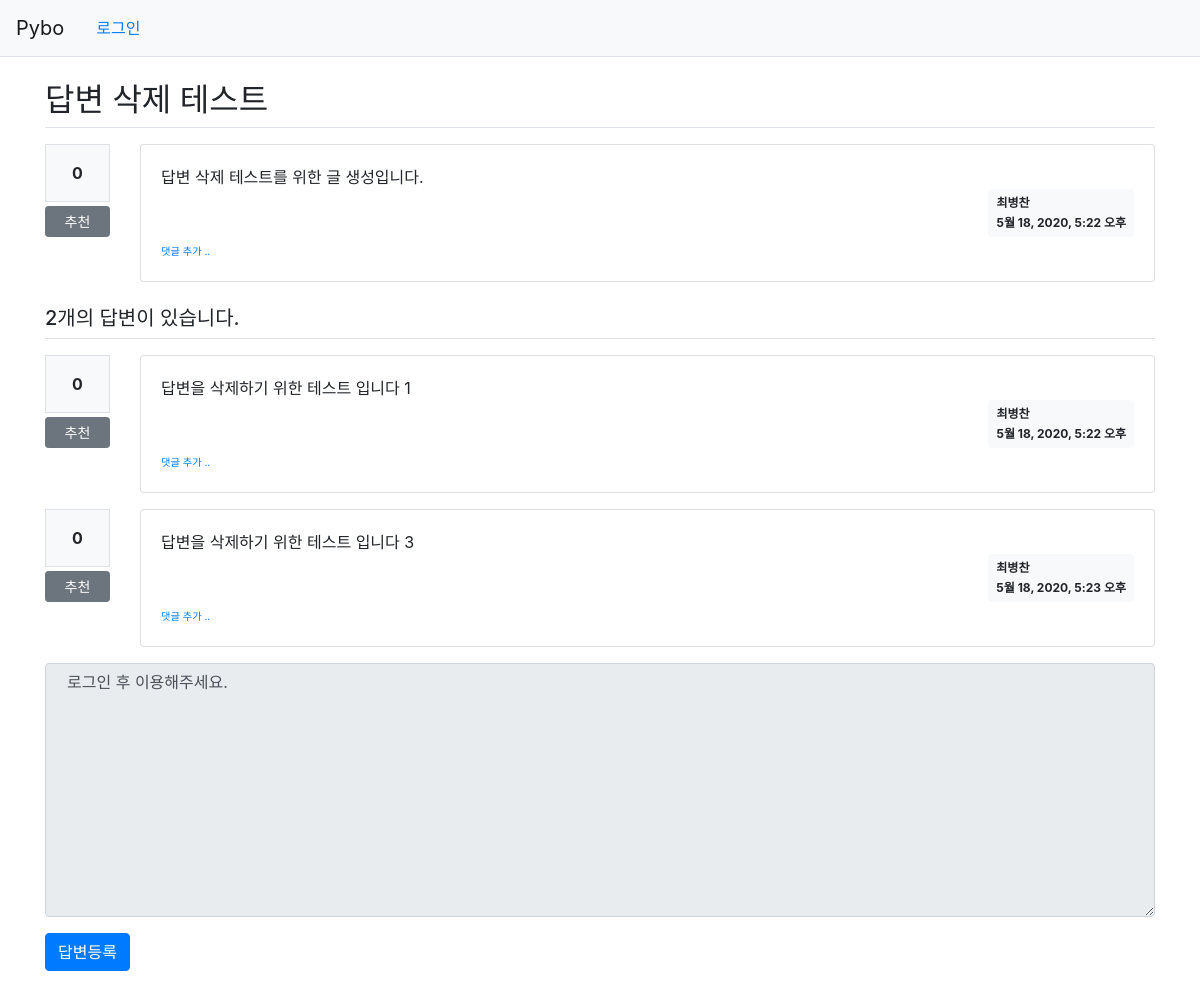
The page /pybo/311/ on the database as committed earlier.
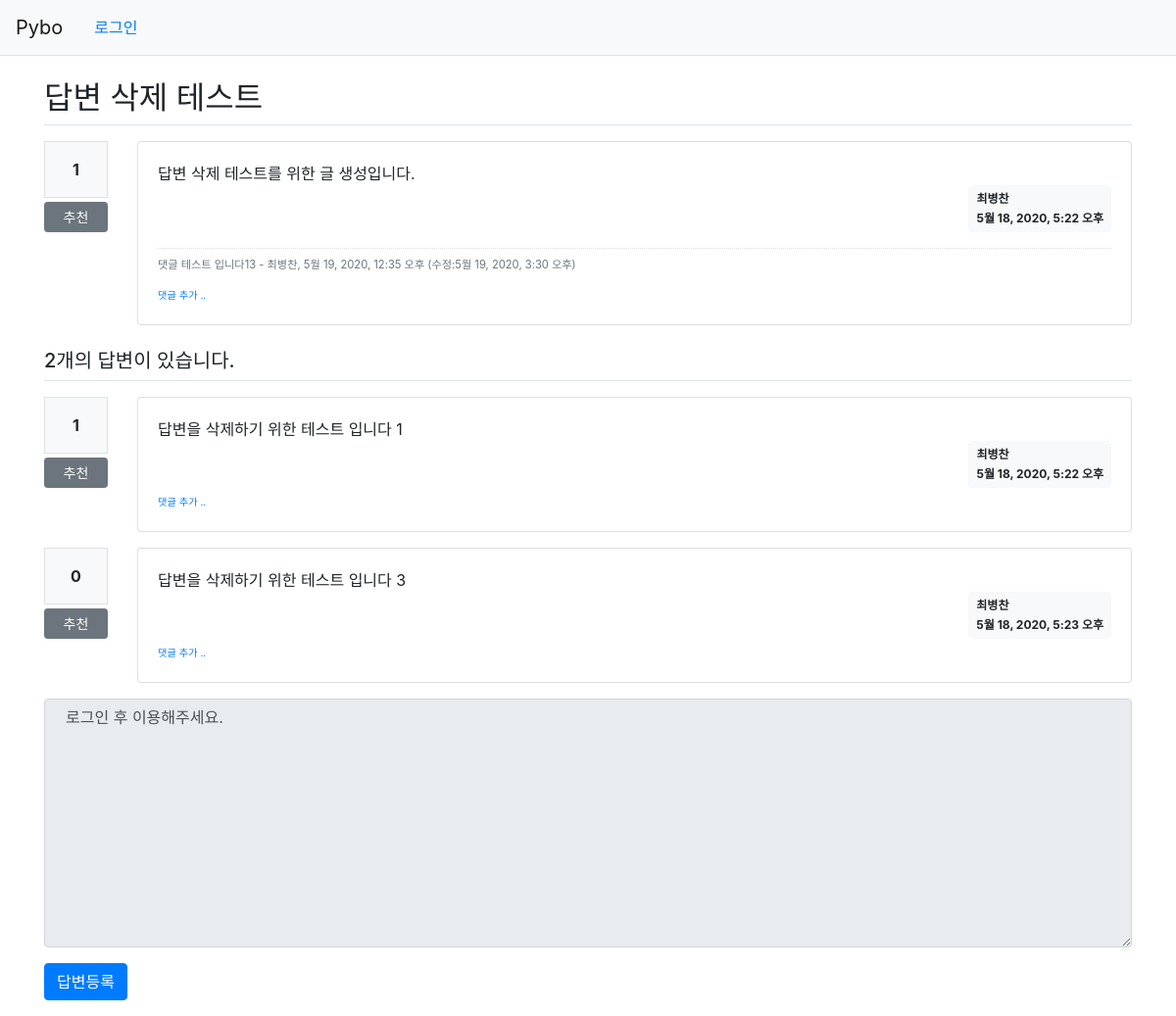
The same page on the database as committed later.
### pybo/models.py (models this page shows, shortened)
class Question(models.Model):
    subject = models.CharField(max_length=200)
    content = models.TextField()
    create_date = models.DateTimeField()
    modify_date = models.DateTimeField(null=True, blank=True)
    author = models.ForeignKey(User, on_delete=models.CASCADE)
    voter = models.ManyToManyField(User, related_name='voter_question')

class Answer(models.Model):
    question = models.ForeignKey(Question, on_delete=models.CASCADE)
    content = models.TextField()
    create_date = models.DateTimeField()
    modify_date = models.DateTimeField(null=True, blank=True)
    author = models.ForeignKey(User, on_delete=models.CASCADE)
    voter = models.ManyToManyField(User, related_name='voter_answer')

class Comment(models.Model):
    author = models.ForeignKey(User, on_delete=models.CASCADE)
    content = models.TextField()
    create_date = models.DateTimeField()
    modify_date = models.DateTimeField(null=True, blank=True)
    question = models.ForeignKey(Question, on_delete= models.CASCADE, null=True, blank=True)
    answer = models.ForeignKey(Answer, on_delete= models.CASCADE, null=True, blank=True)

### pybo/views/base_views.py (the view)
# urls.py: path('<int:question_id>/', base_views.detail, name='detail'),
def detail(request, question_id):
    question = get_object_or_404(Question, pk=question_id)
    context = {'question': question}
    return render(request, 'pybo/question_detail.html', context)

### templates/pybo/question_detail.html (shortened to what the changed rows need)
{% extends 'base.html' %}
{% block content %}
    <div class="container my-3">
        <h2 class="border-bottom py-2">{{ question.subject }}</h2>
        <div class="row my-3">
            <div class="col-1">
                <div class="bg-light text-center p-3 border font-weight-bolder mb-1">{{question.voter.count}}</div>
                <a href="#" data-uri="{% url 'pybo:vote_question' question.id  %}"class="recommend btn btn-sm btn-secondary btn-block my-1">추천</a>
            </div>
            <div class="col-11">
                <div class="card">
                    <div class="card-body">
                        <div class="card-text" style="white-space: pre-line;">{{ question.content }}</div>
                        <div class="d-flex justify-content-end">
                            <div class="badge badge-light p-2 text-left">
                                <div class="mb-2">{{ question.author.username }}</div>
                                <div>{{ question.create_date }}</div>
                            </div>
                        </div>
                        {% if question.comment_set.count > 0 %}
                            <div class="mt-3">
                                {% for comment in question.comment_set.all %}
                                    <div class="comment py-2 text-muted">
                                        <span style="white-space: pre-line;">{{ comment.content }}</span>
                                        <span>
                                            - {{ comment.author }}, {{ comment.create_date }}
                                            {% if comment.modify_date %}
                                            (수정:{{ comment.modify_date }})
                                            {% endif %}
                                        </span>
                                    </div>
                                {% endfor %}
                            </div>
                        {% endif %}
                        <div>
                            <a href="{% url 'pybo:comment_create_question' question.id  %}"class="small"><small>댓글 추가 ..</small></a>
                        </div>
                    </div>
                </div>
            </div>
        </div>
        <h5 class="border-bottom my-3 py-2">{{question.answer_set.count}}개의 답변이 있습니다.</h5>
        {% for answer in question.answer_set.all %}
            <div class="row my-3">
                <div class="col-1">
                    <div class="bg-light text-center p-3 border font-weight-bolder mb-1">{{answer.voter.count}}</div>
                    <a href="#" data-uri="{% url 'pybo:vote_answer' answer.id  %}"class="recommend btn btn-sm btn-secondary btn-block my-1">추천</a>
                </div>
                <div class="col-11">
                    <div class="card">
                        <div class="card-body">
                            <div class="card-text" style="white-space: pre-line;">{{ answer.content }}</div>
                                <div class="d-flex justify-content-end">
                                    <div class="badge badge-light p-2 text-left">
                                        <div class="mb-2">{{ answer.author.username }}</div>
                                        <div>{{ answer.create_date }}</div>
                                    </div>
                                </div>
                            <div>
                                <a href="{% url 'pybo:comment_create_answer' answer.id  %}"class="small"><small>댓글 추가 ..</small></a>
                            </div>
                        </div>
                    </div>
                </div>
            </div>
        {% endfor %}
        <form action="{% url 'pybo:answer_create' question.id %}" method="post" class="my-3">
            <div class="form-group">
            </div>
            <input type="submit" value="답변등록" class="btn btn-primary">
        </form>
    </div>
{% endblock %}

Rows that differ between the two databases and show on the page:
computed for Question "답변 삭제 테스트": voter.count "0" → "1"
added Comment: content "댓글 테스트 입니다13", author "최병찬", create_date "5월 19, 2020, 12:35 오후", modify_date "5월 19, 2020, 3:30 오후"
computed for Answer "답변을 삭제하기 위한 테스트 입니다 1": voter.count "0" → "1"
